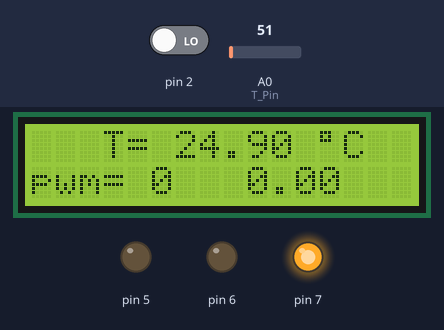
Bench run of a sketch on a simulated Arduino Uno, built with avr-gcc and run on an emulated ATmega328P. On the bench: 16×2 character LCD, output pins drawn as LEDs (lit = HIGH). The inputs (shaded band) are chosen by the test bench; at power-on: A0 (T_Pin) = 51, pin 2 LOW.

Above: at 2.2 s.
2.3 s: A0 (T_Pin) set to 163
At 4.2 s:
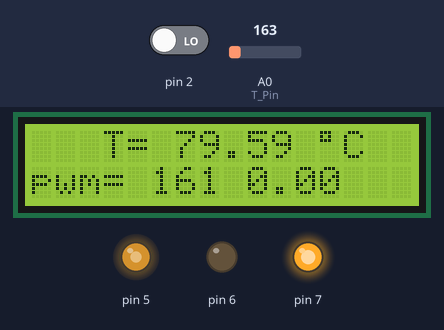
4.5 s: pin 2 driven HIGH
At 6.2 s:
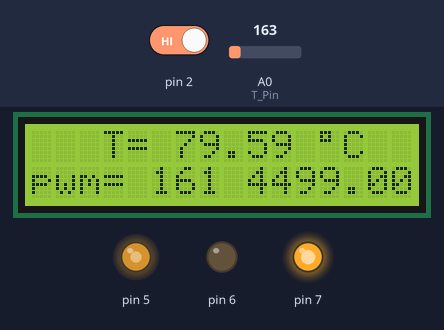
6.5 s: A0 (T_Pin) set to 112
At 8.2 s:
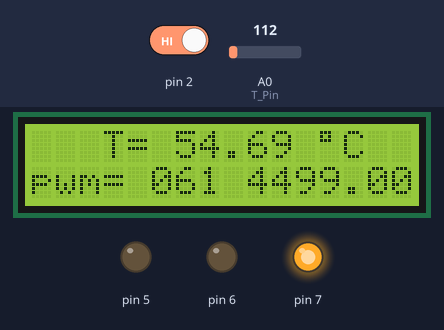
8.6 s: A0 (T_Pin) set to 86
At 10.2 s:
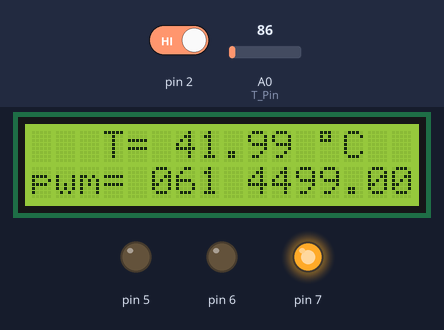
Timing chart, 0 to 11.6 s (numbered marks = the images above; inputs shaded):
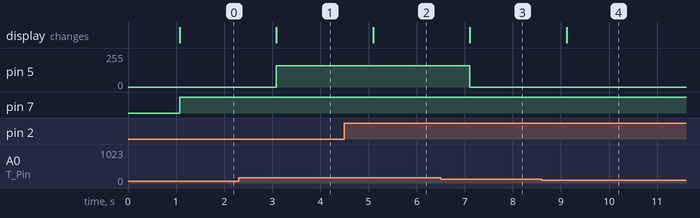

Measured:
- after the input at 2.3 s, pin 5: 0/255 → 161/255 after 0.78 s; the display: changes after 0.78 s (image 1)
- after the input at 4.5 s, the display: changes after 0.60 s (image 2)
- after the input at 6.5 s, pin 5: 161/255 → 0/255 after 0.61 s; the display: changes after 0.61 s (image 3)
- after the input at 8.6 s, the display: changes after 0.52 s (image 4)

The sketch:

sketch_FINAL.ino
```cpp
#include <LiquidCrystal.h>
const int rs = 13, en = 12, d4 = 11, d5 = 10, d6 = 9, d7 = 8;
LiquidCrystal lcd(rs, en, d4, d5, d6, d7);
int T_min = 60 ;
int T_max = 90 ;
int T_alarm = 125 ;
int fan_rate ;
int T_Pin = A0;   // the output of LM35
int T; float t1 = 0 ; float t2 =0 ; float t3=0 ;
int enA = 5;
int in1 = 7;
int in2 = 6;
void setup() {
  pinMode(5 , OUTPUT);
  pinMode(6 , OUTPUT);
  pinMode(7 , OUTPUT);
  pinMode(A0, INPUT );
  lcd.begin(16, 2);
  lcd.setCursor(5, 0); //(0 ,0 ) means top left of LCD
  lcd.print("salam");
  lcd.setCursor(1, 1);
  lcd.print("sal no mobarak");
  delay(1000);
  lcd.clear();
}
void ISRHandler() {
  t1 = millis();
  t3 = t1 - t2 ;
  t2 = t1 ;
}
int readtemperature()
{
  T = analogRead(T_Pin);
  return T  ;
}
void loop()
{
  attachInterrupt(0, ISRHandler , RISING );
  lcd.setCursor(9,1);
  lcd.print(t3);
  T = readtemperature();
  lcd.setCursor(3, 0);
  lcd.print("T=");
  lcd.setCursor(6, 0);
  // ADC =>  V ref / 1024 , so  (5/1024)=4.8828
  // and then because of sensor which is 10mv/c so we divide 4.8828 to 10 => (4.8828 / 10) = 0.48828
  lcd.print(T * 0.48828);
  lcd.setCursor(12, 0);
  lcd.write(223);
  lcd.print("C");
  if (T * 0.48828 < 60)
  {
    fan_rate = 0 ;
    lcd.setCursor(3, 0);
    lcd.print("T=");
    lcd.setCursor(6, 0);
    lcd.print(T * 0.48828);
    lcd.setCursor(0, 1);
    lcd.print("pwm=");
    lcd.setCursor(5,1);
    lcd.print(fan_rate);

  }
  else if ((T * 0.48828 <= T_max) && (T * 0.48828 >= T_min))
  { fan_rate = map(T * 0.48828, 60, 90, 0, 255);
    lcd.setCursor(3, 0);
    lcd.print("T=");
    lcd.setCursor(6, 0);
    lcd.print(T * 0.48828);
    lcd.setCursor(0, 1);
    lcd.print("pwm=");
    lcd.setCursor(5,1);
    lcd.print(fan_rate);
  }
  else if ((T * 0.48828 > T_max ) && (T * 0.48828 < T_alarm))
  {
    fan_rate = 255 ;
    lcd.setCursor(3, 0);
    lcd.print("T=");
    lcd.setCursor(6, 0);
    lcd.print(T * 0.48828);
    lcd.setCursor(0, 1);
    lcd.print("pwm=");
    lcd.setCursor(5,1);
    lcd.print(fan_rate);
  }
  else if (T * 0.48828 > T_alarm)
  {
    lcd.setCursor(3, 0);
    lcd.print("T=");
    lcd.setCursor(6, 0);
    lcd.print(T * 0.48828);
    lcd.setCursor(0, 1);
    lcd.print("Alarm:over 125");
    lcd.setCursor(14, 1);
    lcd.write(223);
    lcd.print("C");
    fan_rate = 255 ;
  }
  digitalWrite(7 , HIGH   );
  digitalWrite(6 , LOW    );
  analogWrite (5 , fan_rate);
  delay(1000);
}
```
